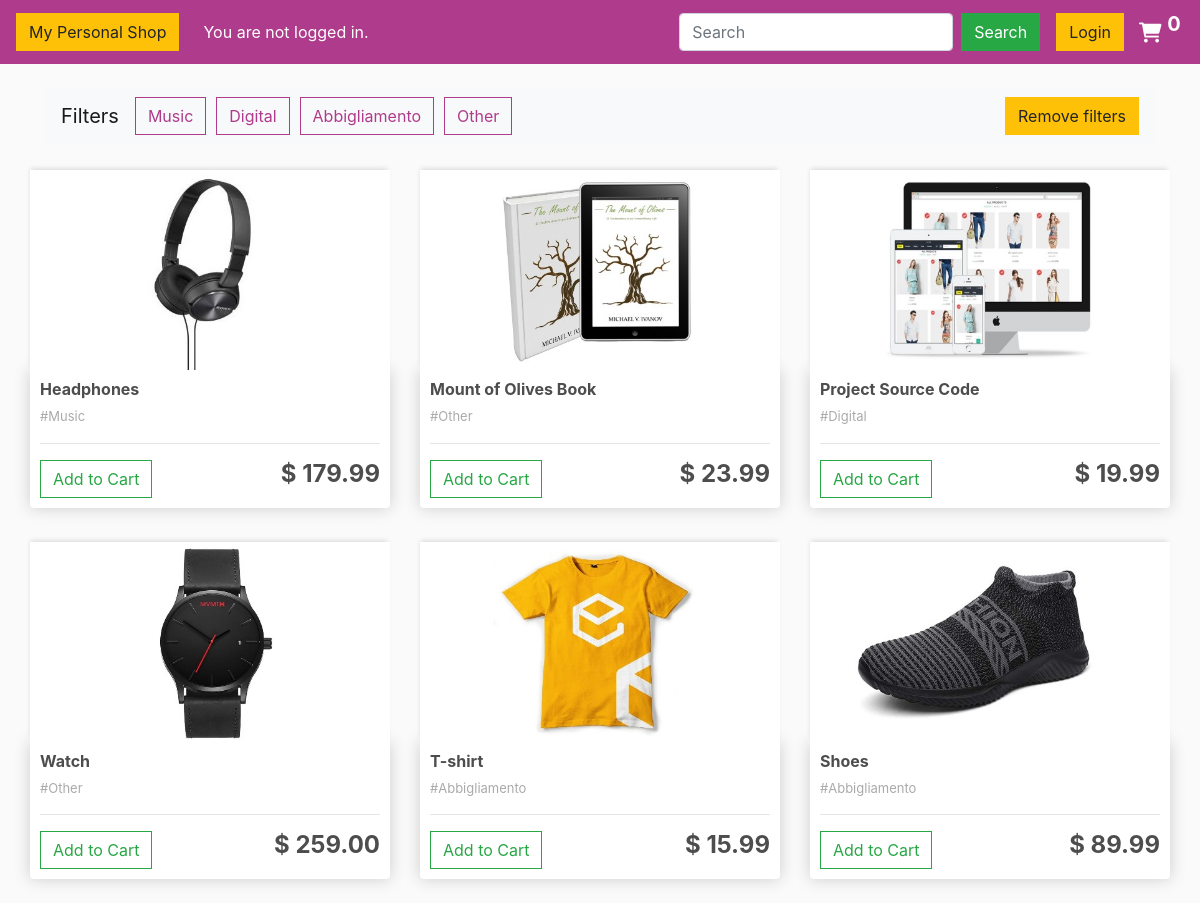
The page / on the database its author committed.
### Ecommerce/models.py (models this page shows, shortened)
class Product(models.Model):
    name = models.CharField(max_length=100, null=True)
    price = models.DecimalField(max_digits=7, decimal_places=2)
    digital = models.BooleanField(default=False, null=True, blank=True)
    category = models.CharField(max_length=100, null=True)
    image = models.ImageField(null=True, blank=True)
    @property
    def imageUrl(self):
        try:
            url = self.image.url
        except:
            url = ''
        return url

### Ecommerce/views.py (the view)
# urls.py: path('', views.store, name='store'),
def store(request):
    data = cartData(request)
    cartItems = data['cartItems']
    products = Product.objects.all()
    context = {'products': products, 'cartItems': cartItems}
    return render(request, 'store/store.html', context)

### Ecommerce/utils.py (called while the page is built, shortened)
def cookieCart(request):
    try:
        cart = json.loads(request.COOKIES['cart'])
    except:
        cart = {}
    print('Cart:', cart)
    items = []
    order = {'get_cart_total': 0, 'get_cart_items': 0, 'shipping': False}
    cartItems = order['get_cart_items']
    return {"cartItems": cartItems, "order": order, "items": items}

def cartData(request):
    if request.user.is_authenticated:
        customer = request.user.customer
        order, created = Order.objects.get_or_create(customer=customer, complete=False)
        items = order.orderitem_set.all()
        cartItems = order.get_cart_items
    else:
        cookieData = cookieCart(request)
        cartItems = cookieData['cartItems']
        order = cookieData['order']
        items = cookieData['items']
    return {"cartItems": cartItems, "order": order, "items": items}

### Ecommerce/templates/store/store.html (shortened to what this page needs)
{% extends 'store/main.html' %}
{% load static %}
{% block content %}
    <div class="row">
    <div class="container-fluid">
        <nav class="navbar navbar-expand-lg navbar-light bg-light">
            <a class="navbar-brand">Filters</a>
            <div class="collapse navbar-collapse" id="navbarSupportedContent">
                <ul class="navbar-nav mr-auto">
                    <li class="nav-item active">
                        <button data-filter="Music" class="btn my-btn">Music</button>
                    </li>
                    <li class="nav-item active">
                        <button data-filter="Digital" class="btn my-btn">Digital</button>
                    </li>
                    <li class="nav-item active">
                        <button data-filter="Abbigliamento" class="btn my-btn">Abbigliamento</button>
                    </li>
                     <li class="nav-item active">
                        <button data-filter="Other" class="btn my-btn">Other</button>
                    </li>
                </ul>
                <div class="form-inline my-2 my-lg-0">
                    <button data-filter="all" class="btn btn-warning">Remove filters</button>
                </div>
            </div>
        </nav>
    </div>
        <div class="row mt-3">
            {% for product in products %}
                <div class="col-lg-4 col-md-6 mb-4" data-category={{ product.category }}>
                    <img class="thumbnail img-fluid" src="{{ product.imageUrl }}"/>
                    <div class="box-element product">
                        <h6><strong> {{ product.name }}</strong></h6>
                        <p class="cat-display"> #{{ product.category }}</p>
                        <hr>
                        <button data-product={{ product.id }} data-action="add" class="btn btn-outline-success add-btn update-cart">Add to Cart</button>
                        <h4 style="display: inline-block; float: right"><strong>$ {{ product.price|floatformat:2 }}</strong></h4>
                    </div>
                </div>
            {% endfor %}
        </div>
    </div>
{% endblock content %}

### static/css/main.css (style rules this page uses)
body { background-color: hsl(0, 0%, 98%); }
h1,h2,h3,h4,h5,h6 { color:hsl(0, 0%, 30%); }
.box-element { box-shadow:hsl(0, 0%, 80%) 0 0 16px; background-color: #fff; border-radius: 4px; padding: 10px; min-width: 300px; }
.thumbnail { width: 100%; min-width: 300px; height: 200px; -webkit-box-shadow: -1px -3px 5px -2px rgba(214,214,214,1); -moz-box-shadow: -1px -3px 5px -2px rgba(214,214,214,1); box-shadow: -1px -3px 5px -2px rgba(214,214,214,1); }
.product { border-radius: 0 0 4px 4px; }
.col-lg-4, .col-lg-6, .col-lg-8, .col-lg-12 { margin-top: 10px; }
.btn { border-radius: 0; }
.my-btn { color: #ae3b8b; border-color: #ae3b8b; margin-right: 10px; }
.nav-item { justify-content: space-between; }
img { display: flex; }
p.cat-display { font-size: small; color: #aaa; }

### rows shown on the page
Product: imageUrl (picture), name "Headphones", category "Music", price "179.99"
Product: imageUrl (picture), name "Mount of Olives Book", category "Other", price "23.99"
Product: imageUrl (picture), name "Project Source Code", category "Digital", price "19.99"
Product: imageUrl (picture), name "Watch", category "Other", price "259.00"
Product: imageUrl (picture), name "T-shirt", category "Abbigliamento", price "15.99"
Product: imageUrl (picture), name "Shoes", category "Abbigliamento", price "89.99"

### other values the page prints
{{ cartItems }} "0"
